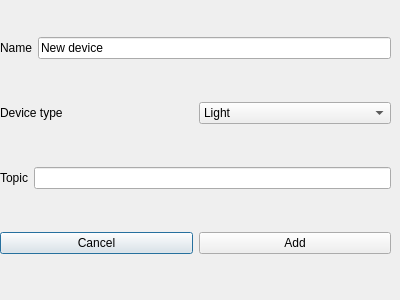
<?xml version="1.0" encoding="UTF-8"?>

<!---
File:        dashboard.ui                                
Case:        VUT, FIT, ICP, project                                      
Author:      Vladislav Sokolovskii, xsokol15@stud.fit.vutbr.cz        
Date:        summer semester 2021
Brief:       Design of the new device window.
-->

<ui version="4.0">
 <class>NewDeviceDialog</class>
 <widget class="QDialog" name="NewDeviceDialog">
  <property name="geometry">
   <rect>
    <x>0</x>
    <y>0</y>
    <width>400</width>
    <height>300</height>
   </rect>
  </property>
  <property name="windowTitle">
   <string>New device</string>
  </property>
  <widget class="QWidget" name="verticalWidget" native="true">
   <property name="geometry">
    <rect>
     <x>0</x>
     <y>0</y>
     <width>391</width>
     <height>291</height>
    </rect>
   </property>
   <layout class="QVBoxLayout" name="verticalLayout">
    <item>
     <layout class="QHBoxLayout" name="horizontalLayout">
      <property name="bottomMargin">
       <number>0</number>
      </property>
      <item>
       <widget class="QLabel" name="label">
        <property name="text">
         <string>Name</string>
        </property>
       </widget>
      </item>
      <item>
       <widget class="QLineEdit" name="device_name">
        <property name="text">
         <string>New device</string>
        </property>
       </widget>
      </item>
     </layout>
    </item>
    <item>
     <layout class="QHBoxLayout" name="horizontalLayout_4">
      <item>
       <widget class="QLabel" name="label_3">
        <property name="text">
         <string>Device type</string>
        </property>
       </widget>
      </item>
      <item>
       <widget class="QComboBox" name="device_type">
        <item>
         <property name="text">
          <string>Light</string>
         </property>
        </item>
        <item>
         <property name="text">
          <string>Thermometer</string>
         </property>
        </item>
        <item>
         <property name="text">
          <string>Hygrometer</string>
         </property>
        </item>
        <item>
         <property name="text">
          <string>Wattmeter</string>
         </property>
        </item>
        <item>
         <property name="text">
          <string>Move sensor</string>
         </property>
        </item>
        <item>
         <property name="text">
          <string>Camera</string>
         </property>
        </item>
        <item>
         <property name="text">
          <string>Relay</string>
         </property>
        </item>
        <item>
         <property name="text">
          <string>Valve</string>
         </property>
        </item>
        <item>
         <property name="text">
          <string>Thermostat</string>
         </property>
        </item>
        <item>
         <property name="text">
          <string>Lock</string>
         </property>
        </item>
       </widget>
      </item>
     </layout>
    </item>
    <item>
     <layout class="QHBoxLayout" name="horizontalLayout_3">
      <item>
       <widget class="QLabel" name="label_2">
        <property name="text">
         <string>Topic</string>
        </property>
       </widget>
      </item>
      <item>
       <widget class="QLineEdit" name="device_topic"/>
      </item>
     </layout>
    </item>
    <item>
     <layout class="QHBoxLayout" name="horizontalLayout_5">
      <item>
       <widget class="QPushButton" name="cancel">
        <property name="text">
         <string>Cancel</string>
        </property>
       </widget>
      </item>
      <item>
       <widget class="QPushButton" name="ok">
        <property name="text">
         <string>Add</string>
        </property>
       </widget>
      </item>
     </layout>
    </item>
   </layout>
  </widget>
 </widget>
 <resources/>
 <connections/>
</ui>
